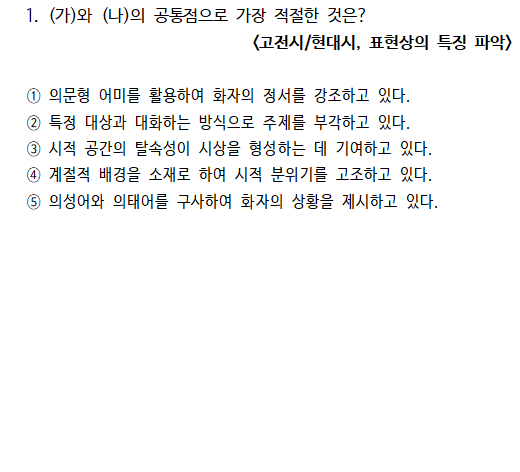
#> input picture Etoos/img/문제1번.PNG, 520 x 472 px, found by its file name
$ python cv.py
#> lines starting #> are read from the running program, lines starting #| are printed output that depends on the picture; after the words box and inside, x2 and y2 are one past the last pixel; in counts of white or black regions, pixels touching at a corner belong together
import cv2

def cropImage(FilePath) :
# Load image, grayscale, Gaussian blur, Otsu's threshold

    image = cv2.imread(FilePath)
#> image is the input picture: shape (472, 520, 3); mean B, G, R 246.3, 246.4, 246.3
    original = image.copy()
    gray = cv2.cvtColor(image, cv2.COLOR_BGR2GRAY)
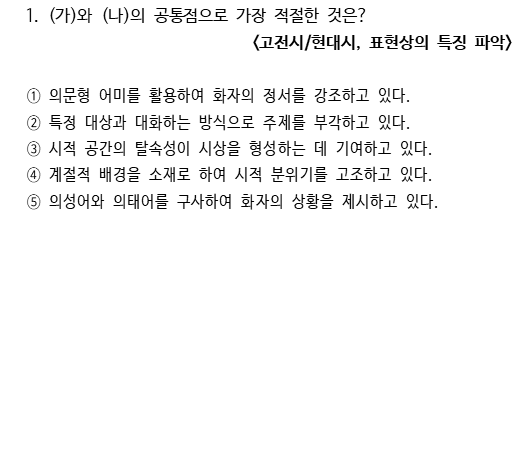
#> gray: shape (472, 520); min 0, max 255, mean 246.4
    blur = cv2.GaussianBlur(gray, (25,25), 0)
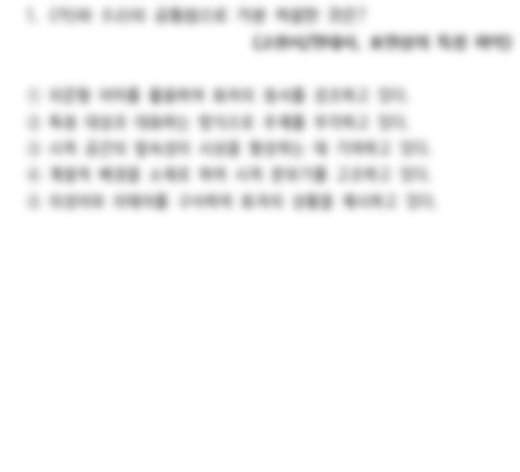
#> blur: shape (472, 520); min 153, max 255, mean 246.4
    thresh = cv2.threshold(blur, 0, 255, cv2.THRESH_BINARY_INV + cv2.THRESH_OTSU)[1]
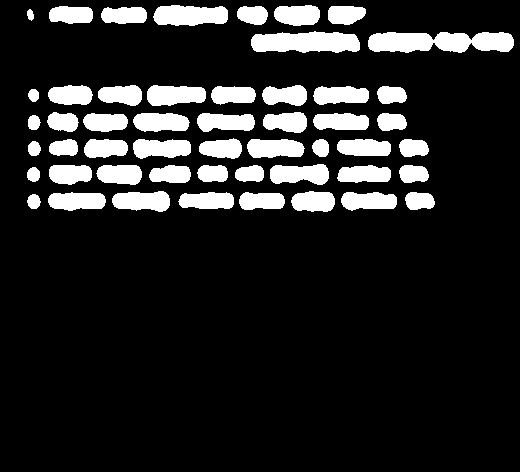
#> thresh: shape (472, 520); 14.5% white; 51 white regions, largest, box (x1, y1, x2, y2) and area: (368, 32, 514, 53) 2452, (251, 31, 360, 53) 1934, (153, 5, 228, 26) 1296

    # Perform morph operations, first open to remove noise, then close to combine
    noise_kernel = cv2.getStructuringElement(cv2.MORPH_RECT, (3,3))
    opening = cv2.morphologyEx(thresh, cv2.MORPH_OPEN, noise_kernel, iterations=2)
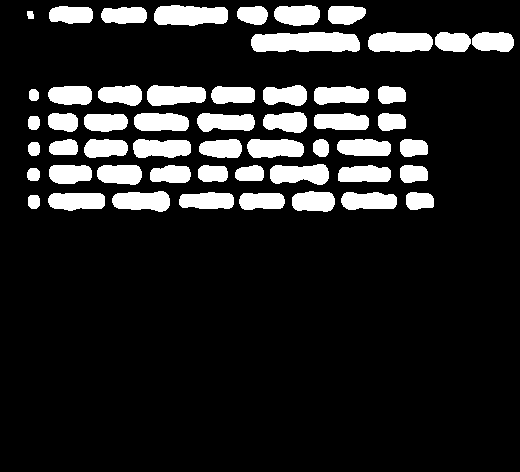
#> opening: shape (472, 520); 14.4% white; 53 white regions, largest, box (x1, y1, x2, y2) and area: (251, 32, 360, 52) 1921, (154, 5, 228, 26) 1286, (368, 32, 433, 52) 1136
    close_kernel = cv2.getStructuringElement(cv2.MORPH_RECT, (7,7))
    close = cv2.morphologyEx(opening, cv2.MORPH_CLOSE, close_kernel, iterations=3)
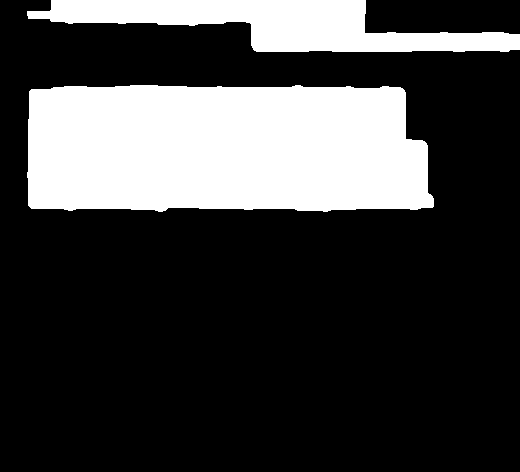
#> close: shape (472, 520); 25.1% white; 2 white regions, box (x1, y1, x2, y2) and area: (27, 85, 434, 212) 47891, (27, 0, 520, 52) 13666

    # Find enclosing boundingbox and crop ROI
    coords = cv2.findNonZero(close)
#> coords = contour of 61557 points, box (x1, y1, x2, y2) (27, 0, 520, 212), area 13792
    x,y,w,h = cv2.boundingRect(coords)
#> x = 27; y = 0; w = 493; h = 212
    cv2.rectangle(image, (x, y), (x + w, y + h), (36,255,12), 2)
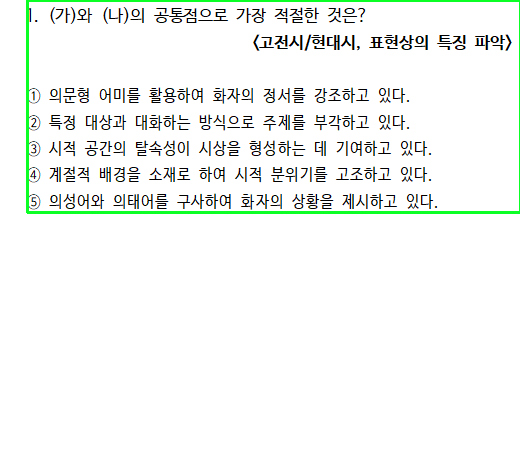
#> image: shape (472, 520, 3); 1.35% of pixels changed, all inside (x1, y1, x2, y2) = (26, 0, 520, 214)
    crop = original[y:y+h, x:x+w]
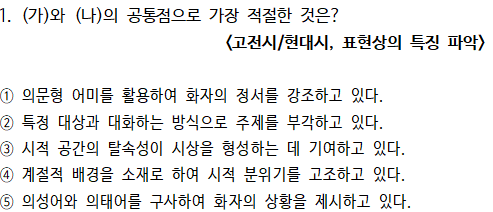
#> crop: shape (212, 493, 3); mean B, G, R 234.6, 234.8, 234.7

    # image = cv2.imshow('/Applications/mampstack-8.0.3-1/apache2/htdocs/jay/Git/GIT/Python/Ultimate-Python/Etoos/img/문제1번.PNG', crop)

    image = cv2.imwrite(FilePath, crop)


FilePath = '/Applications/mampstack-8.0.3-1/apache2/htdocs/jay/Git/GIT/Python/Ultimate-Python/Etoos/img/문제1번.PNG'
cropImage(FilePath)
